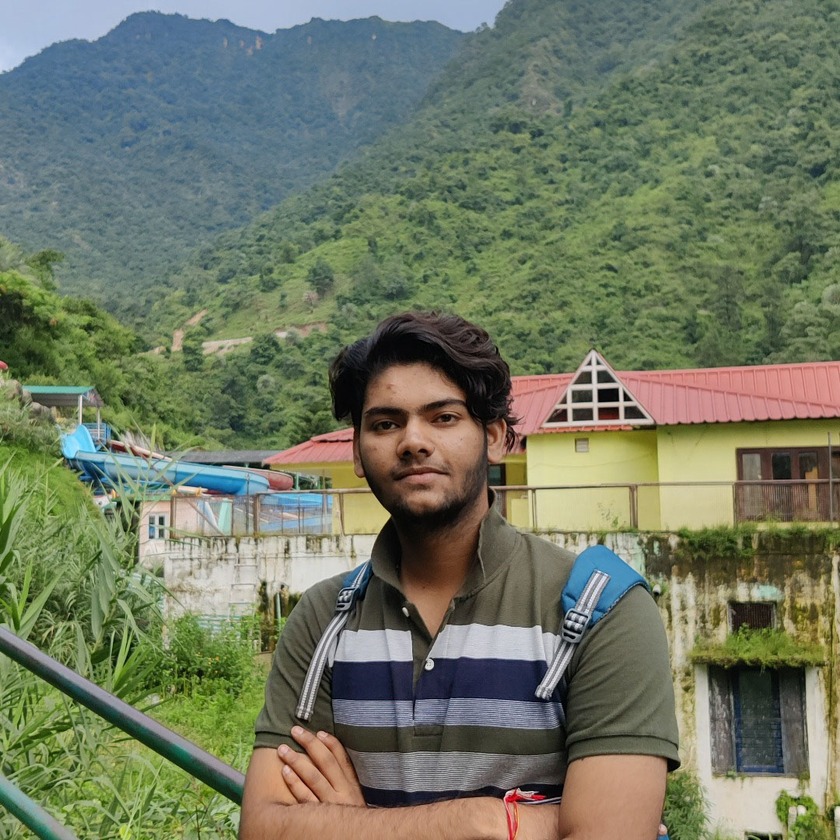
#> input picture harshu.png, 840 x 840 px, shrunk from 1080 x 1080 before the run, found by its file name
$ python face.py
#> lines starting #> are read from the running program, lines starting #| are printed output that depends on the picture; after the words box and inside, x2 and y2 are one past the last pixel; in counts of white or black regions, pixels touching at a corner belong together
import cv2

trained_face_data=cv2.CascadeClassifier('C:\\Users\\harsh\\AppData\\Local\\Programs\\Python\\Python310\\Lib\\site-packages\\cv2\\data\\haarcascade_frontalface_default.xml')

img = cv2.imread("C:\\Users\\harsh\\Desktop\\PYTHON\\Face detection\\harshu.png")
#> img is the input picture: shape (840, 840, 3); mean B, G, R 99, 120.8, 112.8

greyscaled_img= cv2.cvtColor(img, cv2.COLOR_BGR2GRAY)
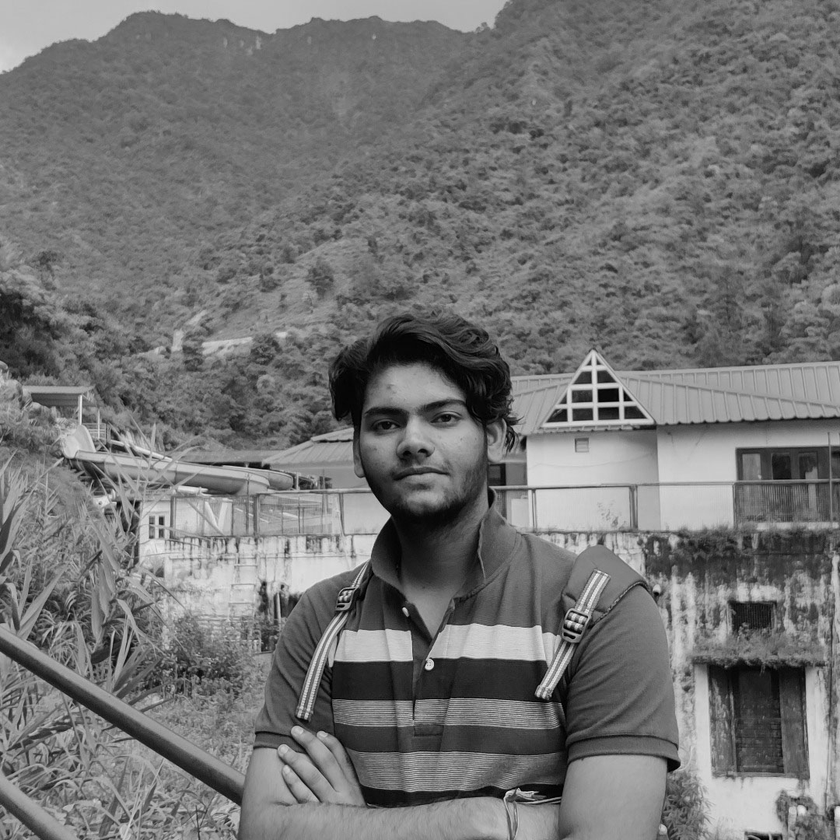
#> greyscaled_img: shape (840, 840); min 0, max 237, mean 115.9

face_coordinates= trained_face_data.detectMultiScale(greyscaled_img)
#> face_coordinates = [[734, 691, 54, 54], [709, 301, 64, 64], [342, 362, 145, 145]]

print(face_coordinates)
#| [[734 691  54  54]
#|  [709 301  64  64]
#|  [342 362 145 145]]


(x,y,w,h)=face_coordinates[0]
#> x = 734; y = 691; w = 54; h = 54
cv2.rectangle(img, (x,y), (x+w, y+h), (0,0,255), 10)
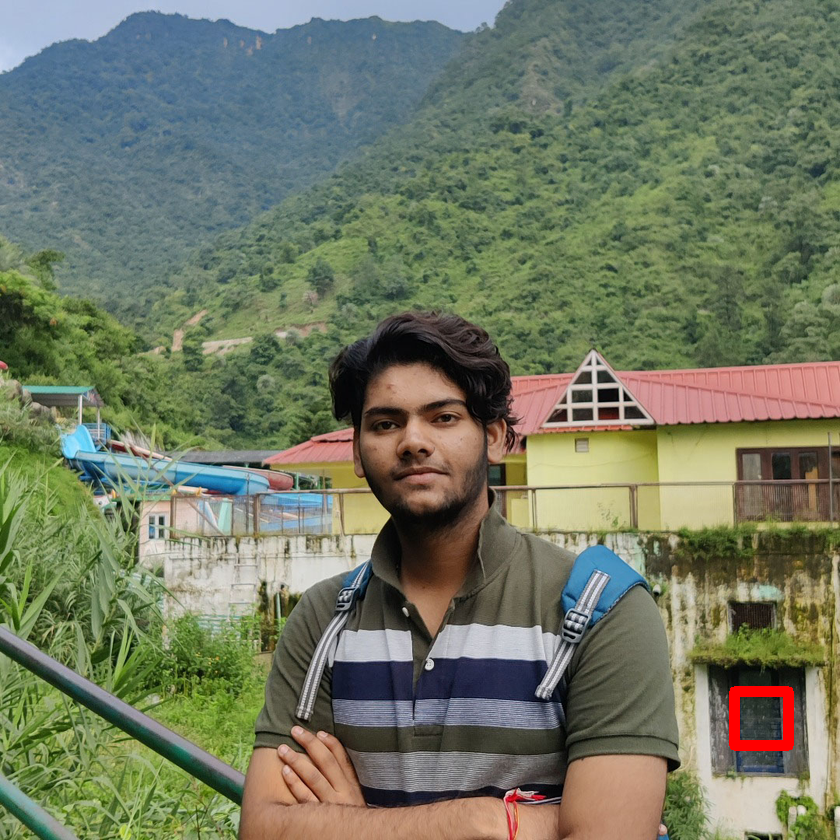
#> img: shape (840, 840, 3); 0.33% of pixels changed, all inside (x1, y1, x2, y2) = (729, 686, 794, 751)
#cv2.rectangle(img, (42,36) , (42+101 , 36+101) , (0,255,0) , 2)

cv2.imshow("Clever Programmer Face Detector", img)
cv2.waitKey()


print("Code completed")

$ run again, with mia.png copied over harshu.png
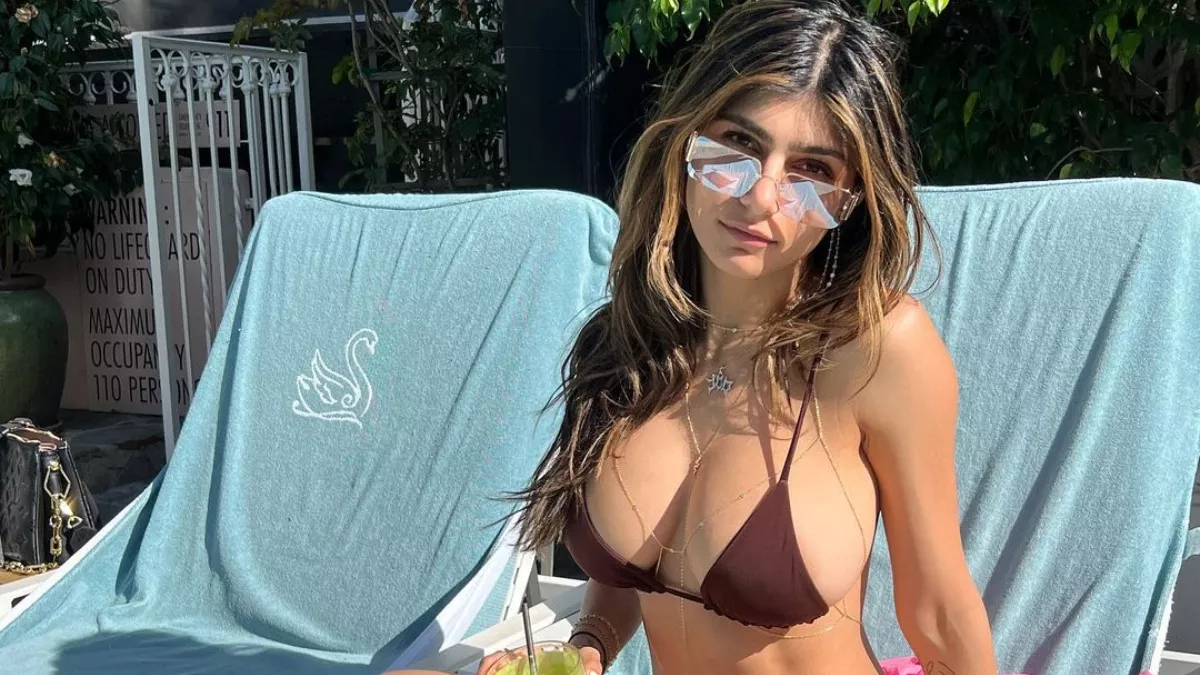
#> input picture mia.png, 1200 x 675 px, found by its file name
#> img is the input picture: shape (675, 1200, 3); mean B, G, R 114.4, 117.2, 110
#> `greyscaled_img= cv2.cvtColor(img, cv2.COLOR_BGR2GRAY)`:
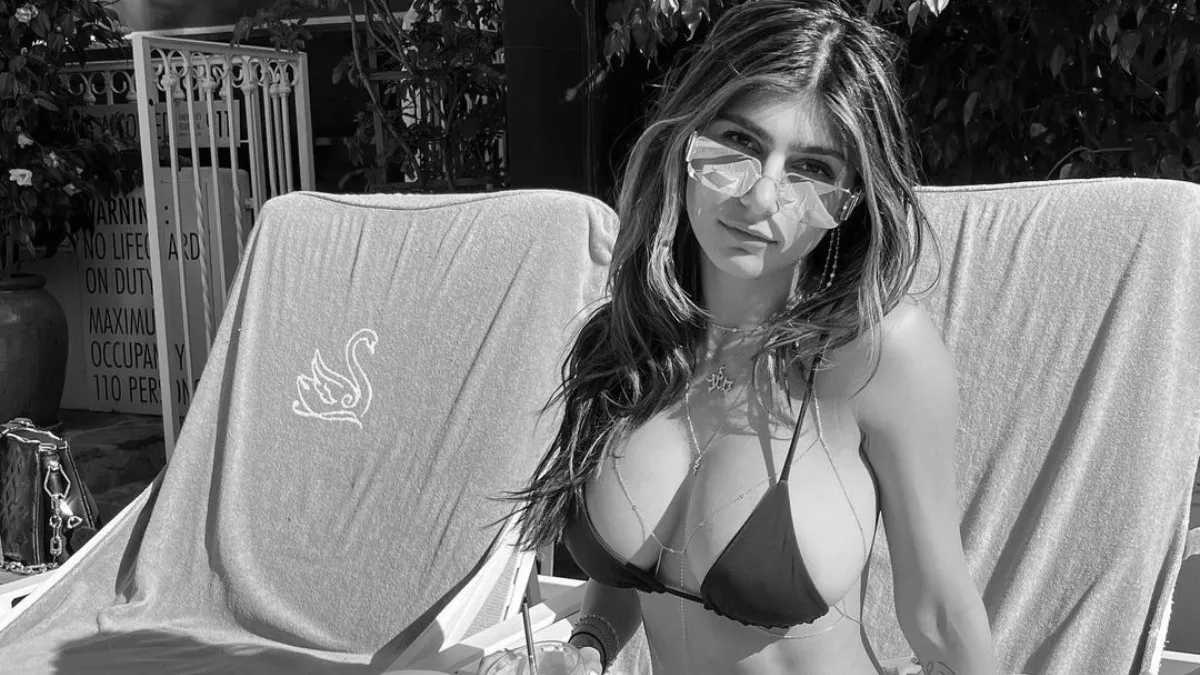
#> greyscaled_img: shape (675, 1200); min 0, max 255, mean 114.7
#> face_coordinates = [[143, 536, 40, 40], [1138, 478, 50, 50], [662, 80, 205, 205]]
#| [[ 143  536   40   40]
#|  [1138  478   50   50]
#|  [ 662   80  205  205]]
#> x = 143; y = 536; w = 40
#> `cv2.rectangle(img, (x,y), (x+w, y+h), (0,0,255), 10)`:
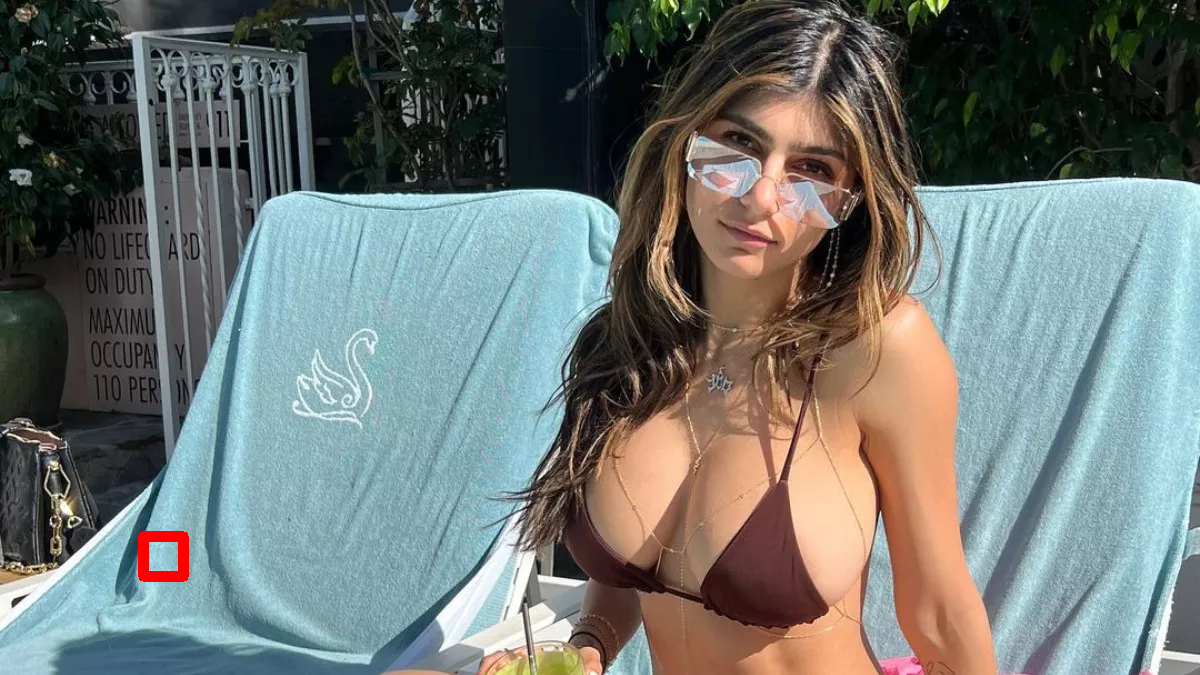
#> img: shape (675, 1200, 3); 0.21% of pixels changed, all inside (x1, y1, x2, y2) = (138, 531, 189, 582)
